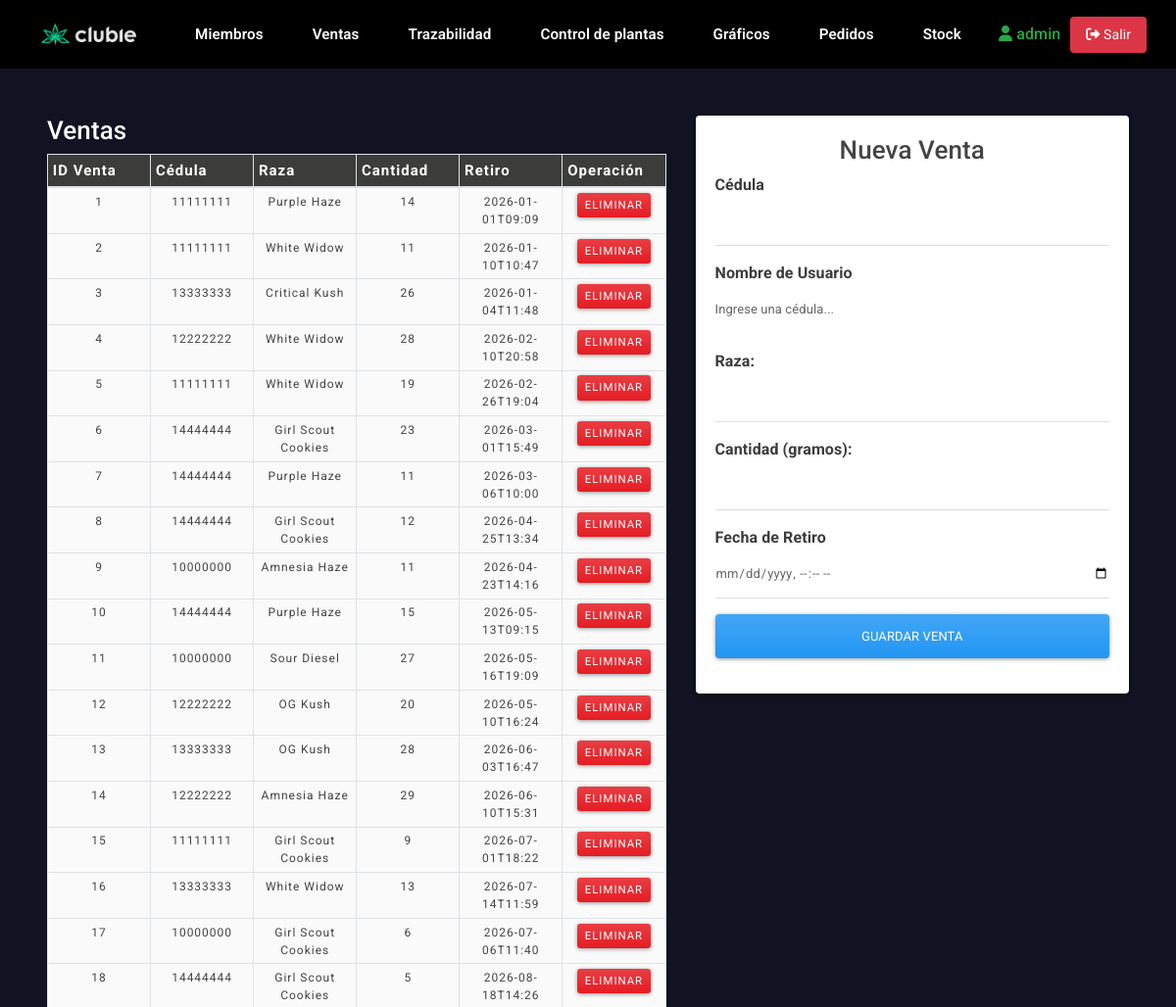
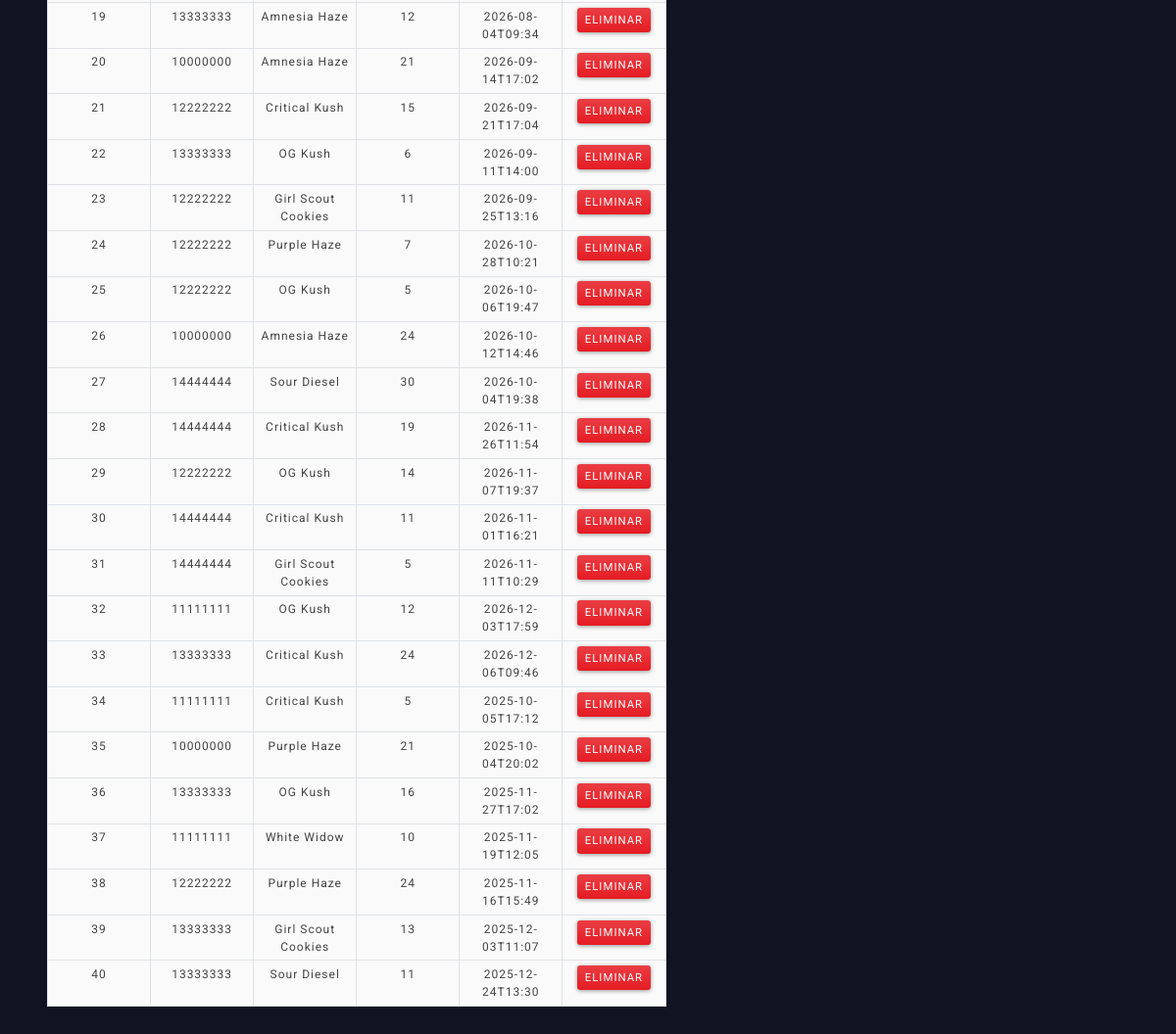
Screenshot of /ventas (signed in) with the database file from the repository (2 pictures, top to bottom).
### clases.py (models this page shows, shortened)
class Club(db.Model, UserMixin):
    id = db.Column(db.Integer, primary_key=True)
    campoarchivo = db.Column(db.String(30))
    username = db.Column(db.String(30), unique=True, nullable=False)
    password_hash = db.Column(db.String(128), nullable=False)
    email = db.Column(db.String(70))
    is_superuser = db.Column(db.Boolean, default=False)
    fecha_creacion = db.Column(db.DateTime, default=datetime.now)

class Ventas(db.Model):
    idventas = db.Column(db.Integer, primary_key=True, nullable=False, autoincrement=True)
    cedula = db.Column(db.Integer, db.ForeignKey('user.cedula'), nullable=False)
    raza = db.Column(db.String(30), nullable=False)
    cantidad = db.Column(db.Integer, nullable=False)
    retiro = db.Column(db.DateTime, default=datetime.now)

### app.py (the view)
@app.route('/ventas.html')
@app.route('/ventas')
@login_required
def ventas():
    form = Ventasform()
    ventas = Ventas.query.all()
    return render_template('/logueado/ventas.html', form=form, ventas=ventas)

### clases.py
class Ventasform(FlaskForm):
    cedulaVenta = SelectField('cedulaVenta')
    razaVenta = StringField('razaVenta')
    cantVenta = IntegerField('cantVenta')
    retiro = DateTimeLocalField('retiro', format='%Y-%m-%dT%H:%M')

### app.py (called while the page is built)
@login_manager.user_loader
def load_user(user_id):
    if isinstance(user_id, str) and user_id.startswith('member_'):
        member_id = int(user_id.replace('member_', ''))
        return Member.query.get(member_id)
    return Club.query.get(int(user_id))

### templates/logueado/ventas.html (shortened to what this page needs)
{% extends 'base-log.html'%}
{% block body %}
<link rel="stylesheet" href="https://bootswatch.com/4/materia/bootstrap.min.css">
<link rel="stylesheet" href="{{ url_for('static', filename='css/miembros.css') }}">
<div class="row">
  <div class="col-md-7">
    <h2>Ventas</h2>
    <table class="table table-striped table-bordered bg-white table-sm">
      <thead>
        <tr>
          <th>ID Venta</th>
          <th>Cédula</th>
          <th>Raza</th>
          <th>Cantidad</th>
          <th>Retiro</th>
          <th>Operación</th>
        </tr>
      </thead>
      <tbody>
        {% for venta in ventas %}
        <tr>
          <td>{{ venta.idventas }}</td>
          <td>{{ venta.cedula }}</td>
          <td>{{ venta.raza }}</td>
          <td>{{ venta.cantidad }}</td>
          <td>{{ venta.retiro.strftime('%Y-%m-%dT%H:%M') }}</td>
          <td>
            <a href="/delete-venta/{{venta.idventas}}" class="btn btn-danger btn-sm"
              onclick="return confirm('¿Estás seguro de eliminar esta venta?')">Eliminar</a>
          </td>
        </tr>
        {% endfor %}
      </tbody>
    </table>
  </div>
  <div class="col-md-5">
    <div class="card card-body">
      <h2>Nueva Venta</h2>
      <form action="/registerventas" method="POST" autocomplete="off">
        <div class="form-group">
          <label>Cédula</label>
          <input id="txtCi" type="text" name="cedulaVenta" class="form-control" required>
        </div>
        <div class="form-group">
          <label>Nombre de Usuario</label>
          <p id="username-display" class="form-control-plaintext text-muted">Ingrese una cédula...</p>
        </div>
        <div class="form-group">
          <label for="razaVenta">Raza:</label>
          <input type="text" name="razaVenta" id="razaVenta" class="form-control" required>
        </div>
        <div class="form-group">
          <label for="cantidad">Cantidad (gramos):</label>
          <input type="number" name="cantVenta" id="cantidad" class="form-control" min="1" max="40" required>
        </div>
        <div class="form-group">
          <label>Fecha de Retiro</label>
          <input id="fechaVenta" type="datetime-local" name="retiro" class="form-control" required>
        </div>
        <div class="form-group">
          <input type="submit" value="Guardar Venta" class="btn btn-primary btn-block" id="btnsave">
        </div>
      </form>
    </div>
  </div>
</div>
{% endblock %}

### templates/base-log.html (shortened to what this page needs)
<!DOCTYPE html>
<html lang="es">
<head>
    <link rel="stylesheet" href="{{ url_for('static', filename='css/header.css') }}">
    <link rel="stylesheet" href="{{ url_for('static', filename='css/footer.css') }}">
</head>
<body>
    <header class="header">
        <div class="logo">
            <a href="{{ url_for('index') }}">
                <img src="{{ url_for('static', filename='media/editado.png') }}" alt="Logo de marca">
            </a>
        </div>
        <nav class="opcion">
            <ul class="nav-links">
                <li><a href="{{ url_for('miembros') }}">Miembros</a></li>
                <li><a href="{{ url_for('ventas') }}">Ventas</a></li>
                <li><a href="{{ url_for('trazabilidad') }}">Trazabilidad</a></li>
                <li><a href="{{ url_for('ctrPlantas') }}">Control de plantas</a></li>
                <li><a href="{{ url_for('graficos') }}">Gráficos</a></li>
                <li><a href="{{ url_for('ver_pedidos') }}">Pedidos</a></li>
                <li><a href="{{ url_for('ver_stock') }}">Stock</a></li>
            </ul>
        </nav>
        <div class="nav-right">
            {% if current_user.is_authenticated %}
            <span class="user-info">
                <a href="{{ url_for('miembros') }}" style="color: #28a745 !important; text-decoration: none;">
                    <i class="fas fa-user"></i> {{ current_user.username }}
                </a>
            </span>
            <a href="{{ url_for('logout') }}" class="logout-btn"><i class="fas fa-sign-out-alt"></i> Salir</a>
            {% endif %}
        </div>
    </header>
    <main>
        <div class="p-5">
            {% block body %}
            {% endblock %}
        </div>
    </main>
</body>
</html>

### static/css/header.css (style rules this page uses)
header.header { position: sticky; top: 0; left: 0; width: 100%; padding: 15px 30px; display: flex !important; flex-wrap: nowrap !important; justify-content: space-between; align-items: center; z-index: 1000; background-color: rgba(0, 0, 0, 0.95); box-sizing: border-box; }
.header .logo { flex-shrink: 0; }
.header .logo img { cursor: pointer; height: 40px; width: auto; }
.header .logo img { transition: all 0.3s; }
.header .opcion { flex: 1; display: flex; justify-content: center; }
.header .opcion a { position: relative; font-size: 0.95em; color: #fff; font-weight: 600; text-decoration: none; margin-left: 10px; padding: 6px 12px; transition: .5s; white-space: nowrap; }
.header ul { list-style: none; margin: 0; padding: 0; display: flex; align-items: center; }
.header .nav-links li { display: inline-block; padding: 0px 8px; }
.header .nav-right { flex-shrink: 0; display: flex; align-items: center; gap: 10px; }

### static/css/miembros.css (style rules this page uses)
* { margin: 0; padding: 0; box-sizing: border-box; font-family: "Roboto", sans-serif; }
body { background-color: #111222; display: flex; flex-direction: column; overflow-x: hidden; }
header { font-size: 16px; }
table { border-collapse: collapse; border: 2px solid rgb(200,200,200); letter-spacing: 1px; font-size: 0.8rem; width: 100%; table-layout: fixed; }
td, th { border: 1px solid rgb(190,190,190); padding: 10px 20px; font-size: 12px; }
th { background-color: #3C3C3B; color: white; font-size: 15px; font-weight: bolder; }
td { text-align: center; }
tr:nth-child(even) td { background-color: rgb(250,250,250); }
tr:nth-child(odd) td { background-color: rgb(250,250,250); }
.col-md-7 h2 { color: #fff; }
label { font-size: 16px; font-weight: bolder; margin-bottom: -10px; color: #3C3C3B; }
.col-md-5 h2 { text-align: center; }

### templates/base-log.html (style rules this page uses)
.header .logout-btn { background: #dc3545 !important; color: white !important; border: none !important; padding: 8px 16px !important; border-radius: 4px !important; cursor: pointer; text-decoration: none !important; font-size: 14px !important; display: inline-block !important; white-space: nowrap; }
.header .user-info { color: #28a745 !important; font-weight: 500; white-space: nowrap; }

### rows the page displays
Club: username "admin"
Ventas: idventas "1", cedula "11111111", raza "Purple Haze", cantidad "14", retiro "2026-01-01T09:09"
Ventas: idventas "2", cedula "11111111", raza "White Widow", cantidad "11", retiro "2026-01-10T10:47"
Ventas: idventas "3", cedula "13333333", raza "Critical Kush", cantidad "26", retiro "2026-01-04T11:48"
Ventas: idventas "4", cedula "12222222", raza "White Widow", cantidad "28", retiro "2026-02-10T20:58"
Ventas: idventas "5", cedula "11111111", raza "White Widow", cantidad "19", retiro "2026-02-26T19:04"
Ventas: idventas "6", cedula "14444444", raza "Girl Scout Cookies", cantidad "23", retiro "2026-03-01T15:49"
Ventas: idventas "7", cedula "14444444", raza "Purple Haze", cantidad "11", retiro "2026-03-06T10:00"
Ventas: idventas "8", cedula "14444444", raza "Girl Scout Cookies", cantidad "12", retiro "2026-04-25T13:34"
Ventas: idventas "9", cedula "10000000", raza "Amnesia Haze", cantidad "11", retiro "2026-04-23T14:16"
Ventas: idventas "10", cedula "14444444", raza "Purple Haze", cantidad "15", retiro "2026-05-13T09:15"
Ventas: idventas "11", cedula "10000000", raza "Sour Diesel", cantidad "27", retiro "2026-05-16T19:09"
Ventas: idventas "12", cedula "12222222", raza "OG Kush", cantidad "20", retiro "2026-05-10T16:24"
Ventas: idventas "13", cedula "13333333", raza "OG Kush", cantidad "28", retiro "2026-06-03T16:47"
Ventas: idventas "14", cedula "12222222", raza "Amnesia Haze", cantidad "29", retiro "2026-06-10T15:31"
Ventas: idventas "15", cedula "11111111", raza "Girl Scout Cookies", cantidad "9", retiro "2026-07-01T18:22"
Ventas: idventas "16", cedula "13333333", raza "White Widow", cantidad "13", retiro "2026-07-14T11:59"
Ventas: idventas "17", cedula "10000000", raza "Girl Scout Cookies", cantidad "6", retiro "2026-07-06T11:40"
Ventas: idventas "18", cedula "14444444", raza "Girl Scout Cookies", cantidad "5", retiro "2026-08-18T14:26"
Ventas: idventas "19", cedula "13333333", raza "Amnesia Haze", cantidad "12", retiro "2026-08-04T09:34"
Ventas: idventas "20", cedula "10000000", raza "Amnesia Haze", cantidad "21", retiro "2026-09-14T17:02"
Ventas: idventas "21", cedula "12222222", raza "Critical Kush", cantidad "15", retiro "2026-09-21T17:04"
Ventas: idventas "22", cedula "13333333", raza "OG Kush", cantidad "6", retiro "2026-09-11T14:00"
Ventas: idventas "23", cedula "12222222", raza "Girl Scout Cookies", cantidad "11", retiro "2026-09-25T13:16"
Ventas: idventas "24", cedula "12222222", raza "Purple Haze", cantidad "7", retiro "2026-10-28T10:21"
Ventas: idventas "25", cedula "12222222", raza "OG Kush", cantidad "5", retiro "2026-10-06T19:47"
Ventas: idventas "26", cedula "10000000", raza "Amnesia Haze", cantidad "24", retiro "2026-10-12T14:46"
Ventas: idventas "27", cedula "14444444", raza "Sour Diesel", cantidad "30", retiro "2026-10-04T19:38"
Ventas: idventas "28", cedula "14444444", raza "Critical Kush", cantidad "19", retiro "2026-11-26T11:54"
Ventas: idventas "29", cedula "12222222", raza "OG Kush", cantidad "14", retiro "2026-11-07T19:37"
Ventas: idventas "30", cedula "14444444", raza "Critical Kush", cantidad "11", retiro "2026-11-01T16:21"
Ventas: idventas "31", cedula "14444444", raza "Girl Scout Cookies", cantidad "5", retiro "2026-11-11T10:29"
Ventas: idventas "32", cedula "11111111", raza "OG Kush", cantidad "12", retiro "2026-12-03T17:59"
Ventas: idventas "33", cedula "13333333", raza "Critical Kush", cantidad "24", retiro "2026-12-06T09:46"
Ventas: idventas "34", cedula "11111111", raza "Critical Kush", cantidad "5", retiro "2025-10-05T17:12"
Ventas: idventas "35", cedula "10000000", raza "Purple Haze", cantidad "21", retiro "2025-10-04T20:02"
Ventas: idventas "36", cedula "13333333", raza "OG Kush", cantidad "16", retiro "2025-11-27T17:02"
Ventas: idventas "37", cedula "11111111", raza "White Widow", cantidad "10", retiro "2025-11-19T12:05"
Ventas: idventas "38", cedula "12222222", raza "Purple Haze", cantidad "24", retiro "2025-11-16T15:49"
Ventas: idventas "39", cedula "13333333", raza "Girl Scout Cookies", cantidad "13", retiro "2025-12-03T11:07"
Ventas: idventas "40", cedula "13333333", raza "Sour Diesel", cantidad "11", retiro "2025-12-24T13:30"
